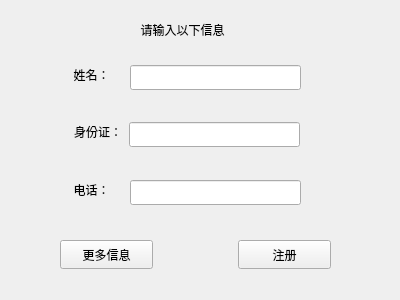
<?xml version="1.0" encoding="UTF-8"?>
<ui version="4.0">
 <class>registerForm</class>
 <widget class="QWidget" name="registerForm">
  <property name="geometry">
   <rect>
    <x>0</x>
    <y>0</y>
    <width>400</width>
    <height>300</height>
   </rect>
  </property>
  <property name="windowTitle">
   <string>乘客注册</string>
  </property>
  <widget class="QLabel" name="label">
   <property name="geometry">
    <rect>
     <x>130</x>
     <y>20</y>
     <width>105</width>
     <height>20</height>
    </rect>
   </property>
   <property name="text">
    <string>请输入以下信息</string>
   </property>
   <property name="alignment">
    <set>Qt::AlignCenter</set>
   </property>
  </widget>
  <widget class="QLabel" name="label_2">
   <property name="geometry">
    <rect>
     <x>62</x>
     <y>65</y>
     <width>61</width>
     <height>20</height>
    </rect>
   </property>
   <property name="text">
    <string>姓名：    </string>
   </property>
   <property name="alignment">
    <set>Qt::AlignRight|Qt::AlignTrailing|Qt::AlignVCenter</set>
   </property>
  </widget>
  <widget class="QLineEdit" name="lineEdit">
   <property name="geometry">
    <rect>
     <x>130</x>
     <y>65</y>
     <width>171</width>
     <height>25</height>
    </rect>
   </property>
  </widget>
  <widget class="QLabel" name="label_3">
   <property name="geometry">
    <rect>
     <x>62</x>
     <y>122</y>
     <width>60</width>
     <height>20</height>
    </rect>
   </property>
   <property name="text">
    <string>身份证：</string>
   </property>
   <property name="alignment">
    <set>Qt::AlignRight|Qt::AlignTrailing|Qt::AlignVCenter</set>
   </property>
  </widget>
  <widget class="QLineEdit" name="lineEdit_2">
   <property name="geometry">
    <rect>
     <x>129</x>
     <y>122</y>
     <width>171</width>
     <height>25</height>
    </rect>
   </property>
  </widget>
  <widget class="QLabel" name="label_4">
   <property name="geometry">
    <rect>
     <x>62</x>
     <y>180</y>
     <width>61</width>
     <height>20</height>
    </rect>
   </property>
   <property name="text">
    <string>电话：    </string>
   </property>
   <property name="alignment">
    <set>Qt::AlignRight|Qt::AlignTrailing|Qt::AlignVCenter</set>
   </property>
  </widget>
  <widget class="QLineEdit" name="lineEdit_3">
   <property name="geometry">
    <rect>
     <x>130</x>
     <y>180</y>
     <width>171</width>
     <height>25</height>
    </rect>
   </property>
  </widget>
  <widget class="QPushButton" name="pushButton_2">
   <property name="geometry">
    <rect>
     <x>238</x>
     <y>240</y>
     <width>93</width>
     <height>29</height>
    </rect>
   </property>
   <property name="text">
    <string>注册</string>
   </property>
  </widget>
  <widget class="QPushButton" name="pushButton">
   <property name="geometry">
    <rect>
     <x>60</x>
     <y>240</y>
     <width>93</width>
     <height>29</height>
    </rect>
   </property>
   <property name="text">
    <string>更多信息</string>
   </property>
  </widget>
 </widget>
 <resources/>
 <connections/>
</ui>
